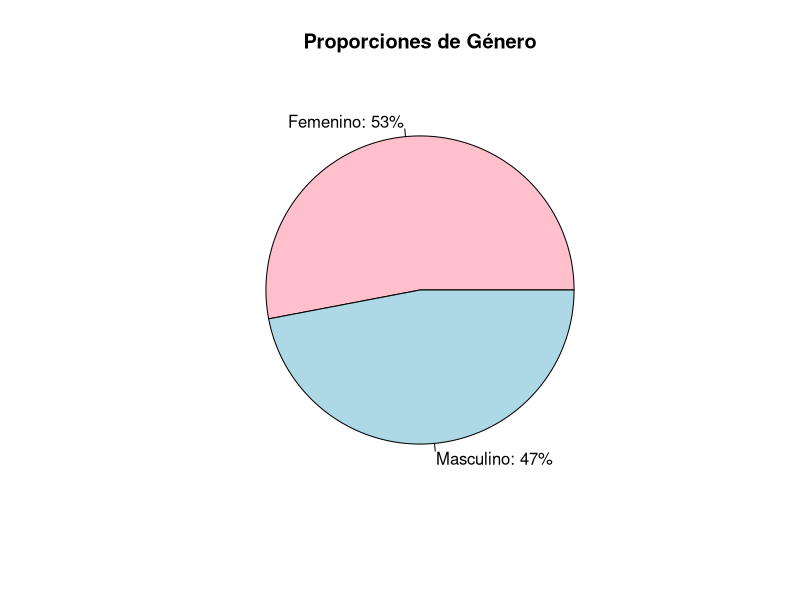
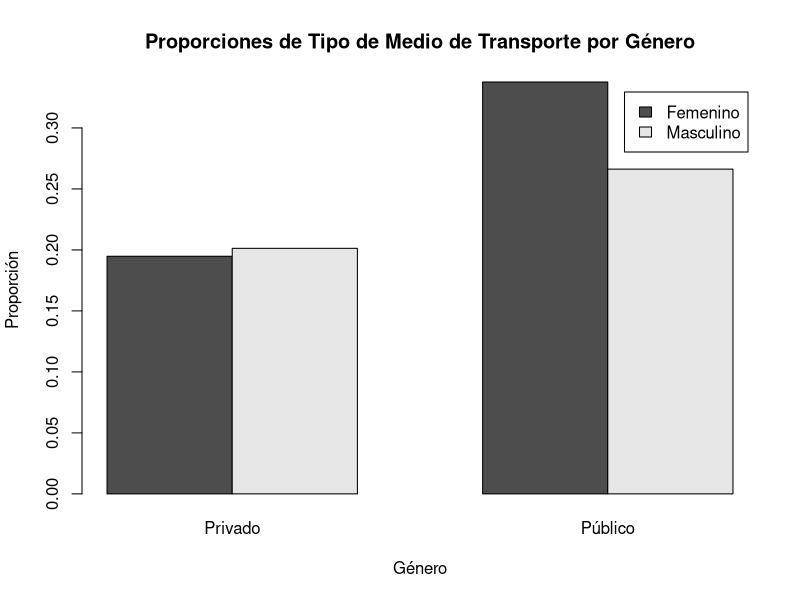

Recreate these plots in R, in order. (Note: this script raises an error after producing the figures.)
## ---- chunk 1
 library(readxl)
 library(ggplot2)
  library(dplyr)
library(knitr)
 dr = read_excel("ENCUESTA MOVILIDAD(1-154) (1).xlsx")
 kable(dr)
 #Borrar las columnas innecesarias generadas por Microsoft Forms
 dr = dr[, -c(1)]
 generos = table(dr$`Genero `)
 proporciones_Genero = prop.table(generos)
 
 # Crear un gráfico de torta para mostrar la proporción en genero
  proporciones_Genero=round(proporciones_Genero, 2)
  etiquetas = paste0(names(proporciones_Genero), ": ", proporciones_Genero * 100, "%")
  graficaGeneros = pie(proporciones_Genero, col = c("pink", "lightblue"), main = "Proporciones de Género", labels = etiquetas)


relacionMedioTrans_Genero = table(dr$`Genero `, dr$`¿Qué tipo transporte usa?`)
tabla_RelacionMedioTrans = as.data.frame(prop.table(relacionMedioTrans_Genero))
colnames(tabla_RelacionMedioTrans) <- c("Genero", "Tipo de transporte", "Porcentaje")
tabla_RelacionMedioTrans$Porcentaje <- round(tabla_RelacionMedioTrans$Porcentaje * 100, 2)
#Mostrar la grafica que muestre porcentajes entre medio de transporte y genero
kable(tabla_RelacionMedioTrans)
prop_relacionMedioTrans_Genero = prop.table(relacionMedioTrans_Genero)

barplot(prop_relacionMedioTrans_Genero, beside = TRUE, legend.text = TRUE, main = "Proporciones de Tipo de Medio de Transporte por Género", xlab = "Género", ylab = "Proporción")

# Calcular la proporción de Tipo de Medio de Transporte por Género
prop_relacionMedioTrans_Genero = prop.table(table(dr$`Genero `, dr$`¿Qué tipo transporte usa?`))



# Relación entre tipo de medio de transporte y género
# Convertir la tabla de contingencia en un dataframe
df_contingencia <- as.data.frame.table(tabla_contingencia)

# Renombrar las columnas
colnames(df_contingencia) <- c("Genero", "Conformidad", "Tipo_Transporte", "Frecuencia")

# Crear el gráfico de barras con la frecuencia de conformidad
ggplot(df_contingencia, aes(x = Conformidad, y = Frecuencia, fill = Conformidad)) +
  geom_bar(stat = "identity", position = "dodge") +
  facet_grid(Genero ~ Tipo_Transporte) +
  labs(
    x = "Conformidad",
    y = "Frecuencia",
    fill = "Conformidad",
    title = "Frecuencia de conformidad por género y tipo de transporte") +
  theme_minimal()




#Relacion entre nivel de conformidad y tipo de medio de transporte

barplot(table(dr$'Nivel de conformidad',dr$'¿Qué tipo transporte usa?'),beside = TRUE, legend.text = TRUE,main = "Conformidad por tipo de medio de transporte",xlab = "Tipo de medio de transporte", ylab="Conformidad")



# Conformidad por tipo de transporte y género
ggplot(dr, aes(x = `¿Qué tipo transporte usa?`, fill = `Genero `)) +
  geom_bar(position = "dodge") +
  facet_wrap(~ `Nivel de conformidad`) +
  labs(
       x = "Tipo de Transporte",
       y = "Frecuencia") +
  scale_fill_manual(values = c("pink", "lightblue")) +
  theme_minimal()


# Calcular la frecuencia de cada tipo de transporte ideal

frecuencia_transporte_ideal <- table(dr$`Medio transporte ideal. ¿Por qué?`)

# Convertir la tabla en un dataframe
df_frecuencia <- as.data.frame(frecuencia_transporte_ideal)

# Renombrar las columnas
colnames(df_frecuencia) <- c("Transporte_Ideal", "Frecuencia")

# Crear el gráfico de torta
ggplot(df_frecuencia, aes(x = "", y = Frecuencia, fill = Transporte_Ideal)) +
  geom_bar(stat = "identity") +
  coord_polar("y", start = 0) +
  labs(title = "Distribución del Tipo de Transporte Ideal",
       fill = "Tipo de Transporte Ideal") +
  theme_minimal() +
  theme(legend.position = "bottom")

# Calcular la frecuencia de cada medio de transporte usado

frec_tusado <- table(dr$`¿Qué medio de transporte usa?`)

# Convertir la tabla en un dataframe
df_frencia <- as.data.frame(frec_tusado)

# Renombrar las columnas
colnames(df_frencia) <- c("Transporte_usado", "Frecuencia")

# Crear el gráfico de torta Transporte usado
ggplot(df_frencia, aes(x = "", y = Frecuencia, fill = Transporte_usado))+
  geom_bar(stat = "identity") +
  coord_polar("y", start = 0) +
  labs(title = "Distribución del Medio de Transporte Utilizado",
       fill = "Medio de Transporte Utilizado") +
  theme_minimal() +
  theme(legend.position = "bottom")


# Boxplot para analizar gastos promedios de dinero
bp <- boxplot(as.numeric(dr$`En promedio cuánto dinero gasta a diario, en transporte`), 
  main="Cajas y Bigotes de gastos", 
  xlab="Gastos", 
  horizontal=TRUE)

# Mostrar los valores de q1, q2 y q3
q1 <- bp$stats[2]
q2 <- bp$stats[3]
q3 <- bp$stats[4]

# Agregar las etiquetas al gráfico
legend("topright", inset=.05, title="Cuartiles", 
       legend=paste("Q1: ", round(q1, 2), "\nQ2: ", round(q2, 2), "\nQ3: ", round(q3, 2)), cex=1)

# Generar una tabla de contingencia para analizar la relación entre género y conformidad según el tiempo
tabla_contingencia <- table(dr$`Genero `, dr$`Nivel de conformidad`, cut(as.numeric(dr$`Tiempo que tarda en 1 recorrido (Minutos)`), breaks = 5))

# Crear un gráfico de barras apiladas para cada nivel de tiempo
for (i in 1:dim(tabla_contingencia)[3]) {
  barplot(tabla_contingencia[,,i], beside = TRUE, legend.text = TRUE, 
          main = paste("Relación entre Género, Conformidad y Tiempo (minutos) (", dimnames(tabla_contingencia)[[3]][i], ")"), 
          xlab = "Nivel de Conformidad", ylab = "Frecuencia",
          col = c("pink", "lightblue"))
}

# Boxplot para analizar tiempo 
bp <- boxplot(as.numeric(dr$`Tiempo que tarda en 1 recorrido (Minutos)`),
  main = "Cajas y Bigotes de tiempo",
  xlab = "Tiempo",
  horizontal = T)

# Mostrar los valores de q1, q2 y q3
q1 <- bp$stats[2]
q2 <- bp$stats[3]
q3 <- bp$stats[4]

# Agregar las etiquetas al gráfico
legend("topright", inset=.05, title="Cuartiles", 
       legend=paste("Q1: ", round(q1, 2), "\nQ2: ", round(q2, 2), "\nQ3: ", round(q3, 2)), cex=1)

#Realizar una tabla de datos agrupados para analizar el nivel de conformidad con respecto al tiempo
# Calcular el número de intervalos (k)
n <- length(as.numeric(dr$`Tiempo que tarda en 1 recorrido (Minutos)`))
k <- ceiling(sqrt(n))

# Calcular el rango de los datos
rango <- max(as.numeric(dr$`Tiempo que tarda en 1 recorrido (Minutos)`)) - min(as.numeric(dr$`Tiempo que tarda en 1 recorrido (Minutos)`))

# Calcular el ancho de cada intervalo
ancho_intervalo <- ceiling(rango / k)

# Calcular los límites de cada intervalo
limites <- seq(min(as.numeric(dr$`Tiempo que tarda en 1 recorrido (Minutos)`)), max(as.numeric(dr$`Tiempo que tarda en 1 recorrido (Minutos)`)), by = ancho_intervalo)

# Crear una columna en el dataframe para asignar el intervalo correspondiente a cada dato
dr$Intervalo <- cut(as.numeric(dr$`Tiempo que tarda en 1 recorrido (Minutos)`), breaks = limites, include.lowest = TRUE)

# Agrupar los datos por intervalo
df_grouped <- group_by(dr, Intervalo)

df_summary <- summarise(df_grouped, Promedio_Conformidad = format(mean(as.numeric(`Nivel de conformidad`)), digits = 3))

# Mostrar el resumen de los promedios de conformidad por intervalo de tiempo
kable(df_summary)
